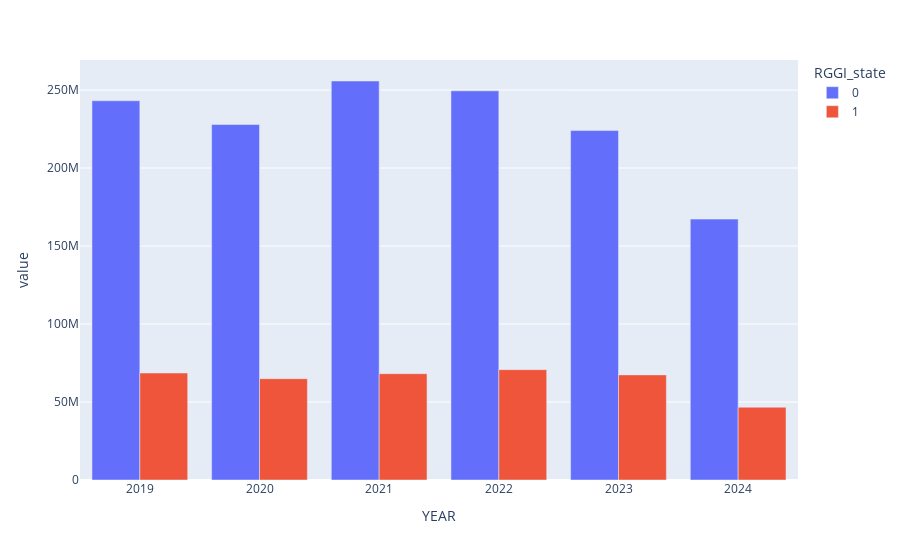

Notebook code cell kept with this figure:
### Code cell
px.bar(rggi_or_pjm_capacity.query('`Nameplate Capacity (MW)`>25 ').groupby(['YEAR','RGGI_state'])['Emissions_stCO2'].sum().unstack('RGGI_state'),barmode='group')

### Figure 1 — Plotly figure (JSON) as saved in the notebook; plotly's stock layout.template omitted (floating-point values rounded to 4 significant figures)
{"data": [{"alignmentgroup": "True", "hovertemplate": "RGGI_state=0<br>YEAR=%{x}<br>value=%{y}<extra></extra>", "legendgroup": "0", "marker": {"color": "#636efa", "pattern": {"shape": ""}}, "name": "0", "offsetgroup": "0", "orientation": "v", "showlegend": true, "textposition": "auto", "type": "bar", "x": [2019, 2020, 2021, 2022, 2023, 2024], "xaxis": "x", "y": [243100000.0, 227900000.0, 255800000.0, 249500000.0, 224000000.0, 167300000.0], "yaxis": "y"}, {"alignmentgroup": "True", "hovertemplate": "RGGI_state=1<br>YEAR=%{x}<br>value=%{y}<extra></extra>", "legendgroup": "1", "marker": {"color": "#EF553B", "pattern": {"shape": ""}}, "name": "1", "offsetgroup": "1", "orientation": "v", "showlegend": true, "textposition": "auto", "type": "bar", "x": [2019, 2020, 2021, 2022, 2023, 2024], "xaxis": "x", "y": [68590000.0, 64940000.0, 68160000.0, 70760000.0, 67390000.0, 46650000.0], "yaxis": "y"}], "layout": {"barmode": "group", "legend": {"title": {"text": "RGGI_state"}, "tracegroupgap": 0}, "margin": {"t": 60}, "xaxis": {"anchor": "y", "domain": [0, 1], "title": {"text": "YEAR"}}, "yaxis": {"anchor": "x", "domain": [0, 1], "title": {"text": "value"}}}}
